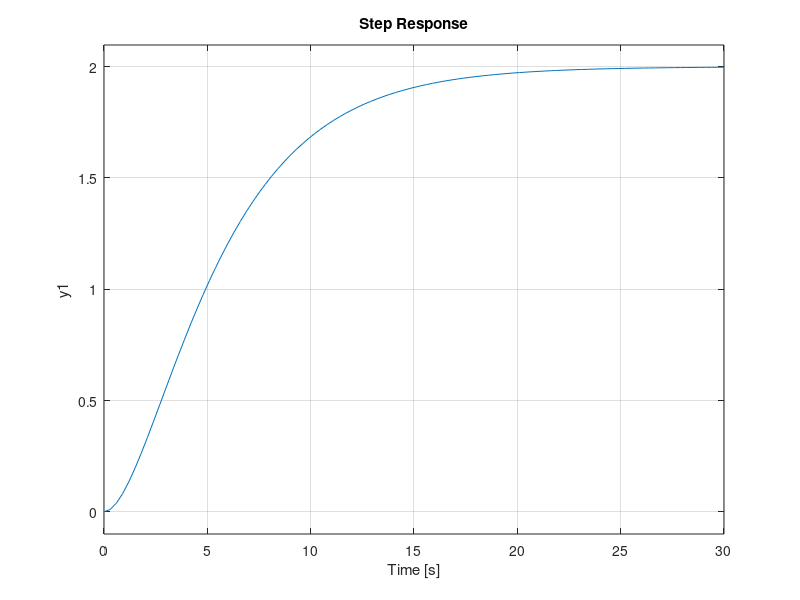
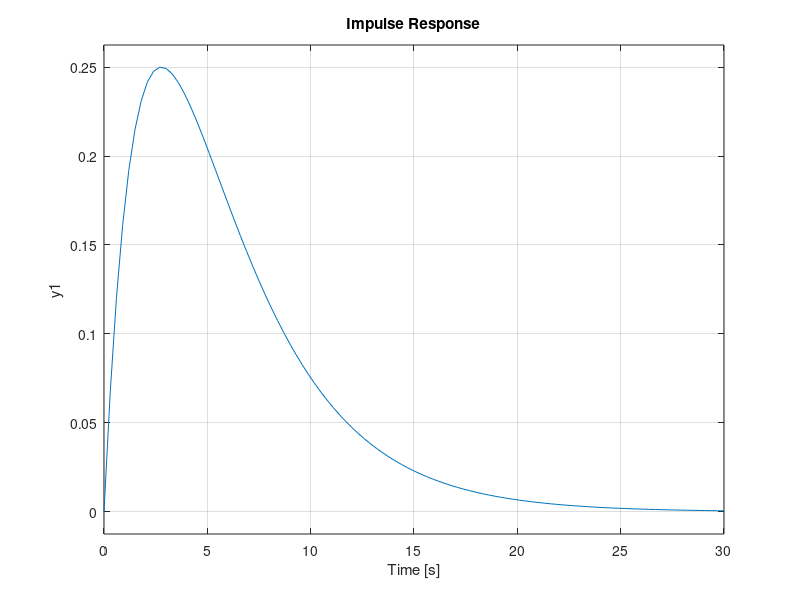
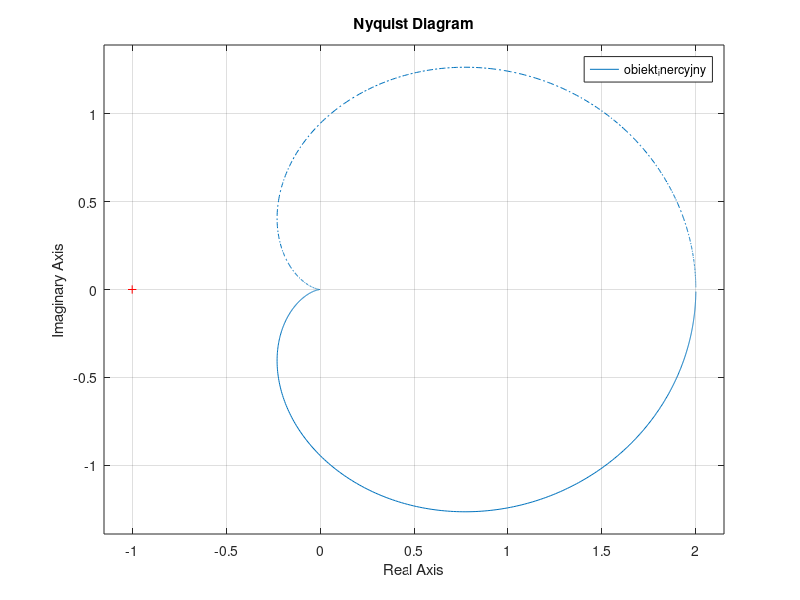
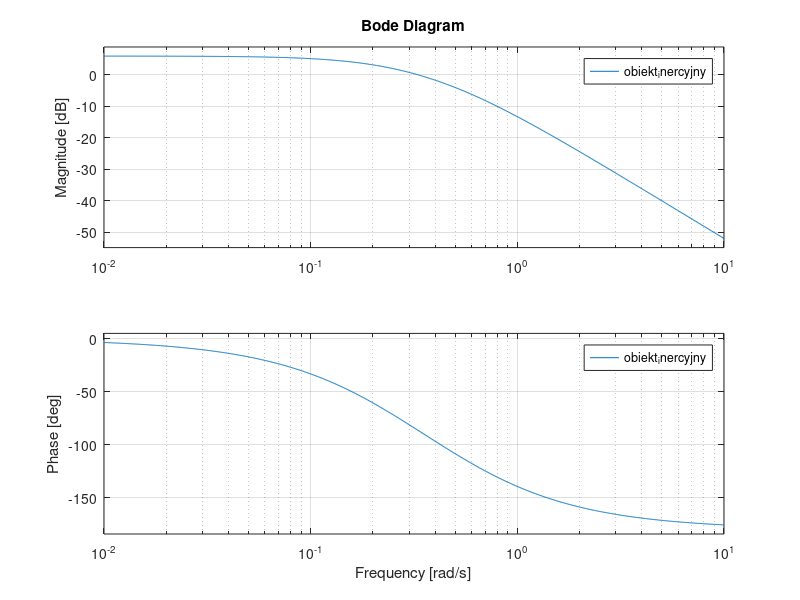

The MATLAB source for these figures, in order:
clear; close all; clc;
% Transmitancja G(s) = k / ((T1s + 1)(T2s + 1))
% Stałe:
k = 2;
T1 = 2;
T2 = 4;

obiekt_inercyjny = tf(k, [T1*T2, T1+T2, 1]);

% Charakterystyka skokowa.
figure(1);
step(obiekt_inercyjny);
grid on;

% Charakterystyka impulsowa.
figure(2);
impulse(obiekt_inercyjny);
grid on;

% Charakterystyka Nyquista.
figure(3);
nyquist(obiekt_inercyjny);
grid on;

% Charakterystyka Bodego.
figure(4);
bode(obiekt_inercyjny);
grid on;